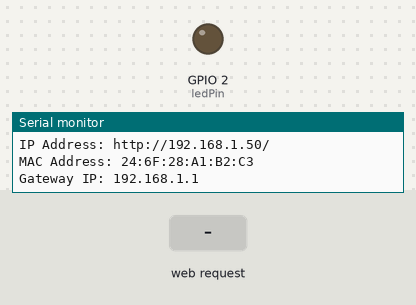
A sketch run on a simulated ESP8266 (NodeMCU). On the bench: output pins drawn as LEDs (lit = HIGH), the last lines printed to the serial monitor. The test bench sets the inputs (shaded band). WiFi joins after 1.5 s; servers stay silent unless stated.

Above: at 2.7 s.
2.8 s: HTTP request GET /LED=ON received
At 3.5 s:
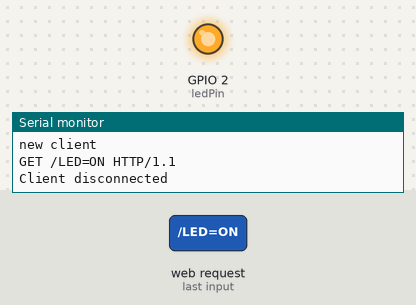
4.3 s: HTTP request GET /LED=OFF received
At 4.6 s:
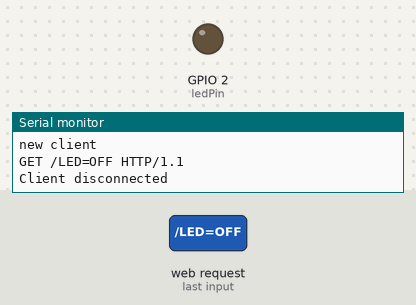
Timing chart, 0 to 7.3 s (numbered marks = the images above; inputs shaded):
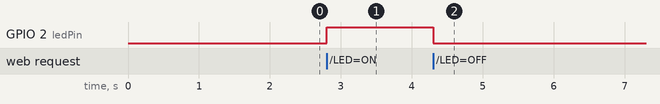

Measured:
- after the input at 2.8 s, GPIO 2 (ledPin): LOW → HIGH at once
- after the input at 4.3 s, GPIO 2 (ledPin): HIGH → LOW at once

The sketch:

lab8task2.ino
```cpp
#include <ESP8266WiFi.h>

const char *ssid = "41bdbe";
const char *password = "248200754";
int ledPin = 2; // of NodeMCU (D4 = 2)
WiFiServer server(80);

void setup()
{
  Serial.begin(9600);
  delay(10);

  pinMode(ledPin, OUTPUT);
  digitalWrite(ledPin, LOW);

  // Connect to WiFi network
  Serial.println();
  Serial.println();
  Serial.print("Connecting to ");
  Serial.println(ssid);

  WiFi.begin(ssid, password);

  while (WiFi.status() != WL_CONNECTED)
  {
    delay(500);
    Serial.print(".");
  }
  Serial.println("");
  Serial.println("WiFi connected");

  // Start the server
  server.begin();
  Serial.println("Server is listening...");

  // Print the IP address
  Serial.print("IP Address: ");
  Serial.print("http://");
  Serial.print(WiFi.localIP());
  Serial.println("/");
  Serial.print("MAC Address: ");
  Serial.println(WiFi.macAddress());
  Serial.print("Gateway IP: ");
  Serial.println(WiFi.gatewayIP());
}

void loop()
{
  // Check if a client has connected
  WiFiClient client = server.available();
  if (!client)
  {
    return;
  }

  // Wait until the client sends some data
  Serial.println("new client");
  while (!client.available())
  {
    delay(100);
    Serial.print(".");
  }
  Serial.println();
  // Read the first line of the request
  String request = client.readStringUntil('\r');
  Serial.println(request);
  client.flush();

  // Match the request
  int value = LOW;
  if (request.indexOf("/LED=ON") != -1)
  {
    digitalWrite(ledPin, HIGH);
    value = HIGH;
  }
  if (request.indexOf("/LED=OFF") != -1)
  {
    digitalWrite(ledPin, LOW);
    value = LOW;
  }

  // Return the response
  client.println("HTTP/1.1 200 OK");
  client.println("Content-Type: text/html");
  client.println(""); // do not forget this one
  client.println("<!DOCTYPE HTML>");
  client.println("<html>");

  client.print("Led is now: ");

  if (value == HIGH)
  {
    client.print("On");
  }
  else
  {
    client.print("Off");
  }
  client.println("<br><br>");

  client.println("<a href=\"/LED=ON\">Click to ON</a>");
  client.println("<a href=\"/LED=OFF\">Click to OFF</a>");
  client.println("</html>");

  delay(1);
  Serial.println("Client disconnected");
  Serial.println("");
}
```
